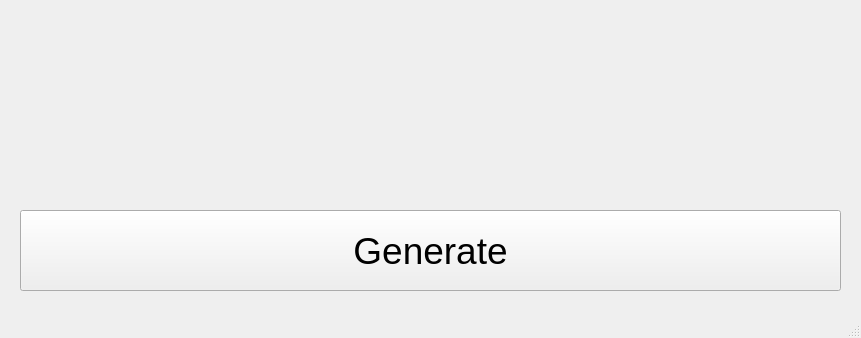
<?xml version="1.0" encoding="UTF-8"?>
<ui version="4.0">
 <class>MainWindow</class>
 <widget class="QMainWindow" name="MainWindow">
  <property name="geometry">
   <rect>
    <x>0</x>
    <y>0</y>
    <width>861</width>
    <height>338</height>
   </rect>
  </property>
  <property name="windowTitle">
   <string>Random Password Generator</string>
  </property>
  <property name="windowIcon">
   <iconset>
    <normaloff>../../../../Baixades/Icons/PadLock.png</normaloff>../../../../Baixades/Icons/PadLock.png</iconset>
  </property>
  <widget class="QWidget" name="centralWidget">
   <widget class="QLabel" name="label">
    <property name="geometry">
     <rect>
      <x>20</x>
      <y>20</y>
      <width>821</width>
      <height>181</height>
     </rect>
    </property>
    <property name="font">
     <font>
      <pointsize>36</pointsize>
      <italic>false</italic>
     </font>
    </property>
    <property name="mouseTracking">
     <bool>true</bool>
    </property>
    <property name="toolTip">
     <string>Strong Passwords are dificult to remember, think about it!</string>
    </property>
    <property name="text">
     <string/>
    </property>
    <property name="alignment">
     <set>Qt::AlignCenter</set>
    </property>
    <property name="textInteractionFlags">
     <set>Qt::LinksAccessibleByMouse|Qt::TextSelectableByMouse</set>
    </property>
   </widget>
   <widget class="QPushButton" name="pushButton">
    <property name="geometry">
     <rect>
      <x>20</x>
      <y>210</y>
      <width>821</width>
      <height>81</height>
     </rect>
    </property>
    <property name="font">
     <font>
      <pointsize>28</pointsize>
      <italic>false</italic>
     </font>
    </property>
    <property name="locale">
     <locale language="English" country="HongKong"/>
    </property>
    <property name="text">
     <string>Generate</string>
    </property>
   </widget>
  </widget>
  <widget class="QStatusBar" name="statusBar">
   <property name="enabled">
    <bool>true</bool>
   </property>
  </widget>
 </widget>
 <layoutdefault spacing="6" margin="11"/>
 <resources/>
 <connections>
  <connection>
   <sender>pushButton</sender>
   <signal>clicked()</signal>
   <receiver>label</receiver>
   <slot>update()</slot>
   <hints>
    <hint type="sourcelabel">
     <x>347</x>
     <y>274</y>
    </hint>
    <hint type="destinationlabel">
     <x>412</x>
     <y>177</y>
    </hint>
   </hints>
  </connection>
 </connections>
</ui>
